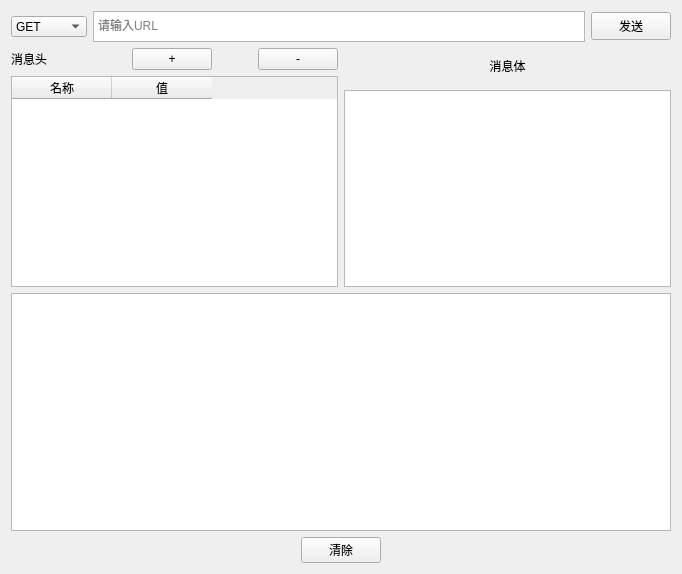
<?xml version="1.0" encoding="UTF-8"?>
<ui version="4.0">
 <class>Form</class>
 <widget class="QWidget" name="Form">
  <property name="geometry">
   <rect>
    <x>0</x>
    <y>0</y>
    <width>682</width>
    <height>574</height>
   </rect>
  </property>
  <property name="windowTitle">
   <string>HTTP 接口测试</string>
  </property>
  <layout class="QVBoxLayout" name="verticalLayout_3">
   <item>
    <layout class="QHBoxLayout" name="horizontalLayout_3">
     <item>
      <widget class="QComboBox" name="comboBox">
       <property name="maximumSize">
        <size>
         <width>16777215</width>
         <height>21</height>
        </size>
       </property>
       <property name="currentText">
        <string>GET</string>
       </property>
       <property name="placeholderText">
        <string/>
       </property>
       <item>
        <property name="text">
         <string>GET</string>
        </property>
       </item>
       <item>
        <property name="text">
         <string>POST</string>
        </property>
       </item>
       <item>
        <property name="text">
         <string>PUT</string>
        </property>
       </item>
       <item>
        <property name="text">
         <string>DeLETE</string>
        </property>
       </item>
      </widget>
     </item>
     <item>
      <widget class="QTextEdit" name="textEdit">
       <property name="maximumSize">
        <size>
         <width>16777215</width>
         <height>31</height>
        </size>
       </property>
       <property name="placeholderText">
        <string>请输入URL</string>
       </property>
      </widget>
     </item>
     <item>
      <widget class="QPushButton" name="pushButton">
       <property name="maximumSize">
        <size>
         <width>16777215</width>
         <height>28</height>
        </size>
       </property>
       <property name="text">
        <string>发送</string>
       </property>
      </widget>
     </item>
    </layout>
   </item>
   <item>
    <layout class="QHBoxLayout" name="horizontalLayout_2">
     <item>
      <layout class="QVBoxLayout" name="verticalLayout">
       <item>
        <layout class="QHBoxLayout" name="horizontalLayout">
         <item>
          <widget class="QLabel" name="label">
           <property name="sizePolicy">
            <sizepolicy hsizetype="Preferred" vsizetype="Preferred">
             <horstretch>2</horstretch>
             <verstretch>0</verstretch>
            </sizepolicy>
           </property>
           <property name="text">
            <string>消息头</string>
           </property>
          </widget>
         </item>
         <item>
          <widget class="QPushButton" name="pushButton_2">
           <property name="sizePolicy">
            <sizepolicy hsizetype="Minimum" vsizetype="Fixed">
             <horstretch>1</horstretch>
             <verstretch>0</verstretch>
            </sizepolicy>
           </property>
           <property name="text">
            <string>+</string>
           </property>
          </widget>
         </item>
         <item>
          <spacer name="horizontalSpacer">
           <property name="orientation">
            <enum>Qt::Horizontal</enum>
           </property>
           <property name="sizeHint" stdset="0">
            <size>
             <width>40</width>
             <height>20</height>
            </size>
           </property>
          </spacer>
         </item>
         <item>
          <widget class="QPushButton" name="pushButton_3">
           <property name="sizePolicy">
            <sizepolicy hsizetype="Minimum" vsizetype="Fixed">
             <horstretch>1</horstretch>
             <verstretch>0</verstretch>
            </sizepolicy>
           </property>
           <property name="text">
            <string>-</string>
           </property>
          </widget>
         </item>
        </layout>
       </item>
       <item>
        <widget class="QTableWidget" name="tableWidget">
         <column>
          <property name="text">
           <string>名称</string>
          </property>
         </column>
         <column>
          <property name="text">
           <string>值</string>
          </property>
         </column>
        </widget>
       </item>
      </layout>
     </item>
     <item>
      <layout class="QVBoxLayout" name="verticalLayout_2">
       <item>
        <layout class="QHBoxLayout" name="horizontalLayout_5">
         <property name="topMargin">
          <number>9</number>
         </property>
         <property name="bottomMargin">
          <number>9</number>
         </property>
         <item>
          <widget class="QLabel" name="label_2">
           <property name="layoutDirection">
            <enum>Qt::LeftToRight</enum>
           </property>
           <property name="text">
            <string>消息体</string>
           </property>
           <property name="alignment">
            <set>Qt::AlignCenter</set>
           </property>
          </widget>
         </item>
        </layout>
       </item>
       <item>
        <widget class="QPlainTextEdit" name="plainTextEdit">
         <property name="plainText">
          <string/>
         </property>
        </widget>
       </item>
      </layout>
     </item>
    </layout>
   </item>
   <item>
    <widget class="QPlainTextEdit" name="plainTextEdit_2"/>
   </item>
   <item>
    <layout class="QHBoxLayout" name="horizontalLayout_4">
     <item>
      <widget class="QPushButton" name="pushButton_4">
       <property name="sizePolicy">
        <sizepolicy hsizetype="Fixed" vsizetype="Fixed">
         <horstretch>0</horstretch>
         <verstretch>0</verstretch>
        </sizepolicy>
       </property>
       <property name="text">
        <string>清除</string>
       </property>
      </widget>
     </item>
    </layout>
   </item>
  </layout>
 </widget>
 <resources/>
 <connections/>
</ui>
